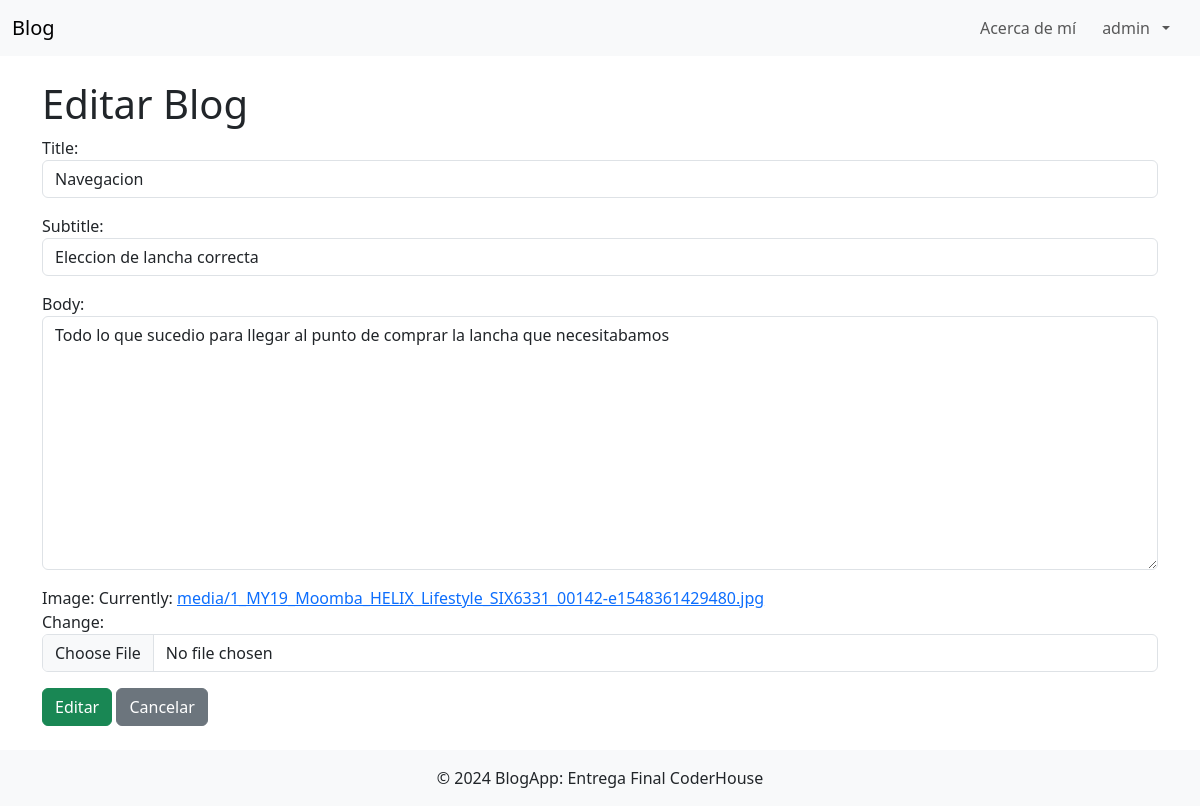
/blog/2/edit/ (signed in), run on the app's committed database.
### blogapp/models.py (models this page shows, shortened)
class Blog(models.Model):
    title = models.CharField(max_length=100)
    subtitle = models.CharField(max_length=200)
    body = models.TextField()
    image = models.ImageField(upload_to='blog_images/')
    created_at = models.DateTimeField(auto_now_add=True)
    updated_at = models.DateTimeField(auto_now=True)

### blogapp/views.py (the view)
# urls.py: path('blog/<int:blog_id>/edit/', views.blog_update,
@login_required
def blog_update(request, blog_id):
    blog = get_object_or_404(Blog, id=blog_id)
    if request.method == 'POST':
        form = BlogForm(request.POST, request.FILES, instance=blog)
        if form.is_valid():
            form.save()
            messages.success(request, "¡Blog actualizado exitosamente!")
            return redirect('blog_detail', blog_id=blog.id)
    else:
        form = BlogForm(instance=blog)
    return render(request, 'blogapp/blog_form.html', {'form': form, 'action': 'Editar'})

### blogapp/forms.py (shortened to what this page needs)
class BlogForm(forms.ModelForm):
    class Meta:
        model = Blog
        fields = ['title', 'subtitle', 'body', 'image']
        widgets = {
            'title': forms.TextInput(attrs={'class': 'form-control'}),
            'subtitle': forms.TextInput(attrs={'class': 'form-control'}),
            'body': forms.Textarea(attrs={'class': 'form-control'}),
            'image': forms.ClearableFileInput(attrs={'class': 'form-control'}),
        }

### blogapp/templates/blogapp/blog_form.html (shortened to what this page needs)
{% extends 'blogapp/base.html' %}
{% block content %}
<h1>{{ action }} Blog</h1>
<form method="post" enctype="multipart/form-data">
    {{ form.as_p }}
    <button type="submit" class="btn btn-success">{{ action }}</button>
    <a href="{% url 'home' %}" class="btn btn-secondary">Cancelar</a>
</form>
{% endblock %}

### blogapp/templates/blogapp/base.html (shortened to what this page needs)
<!DOCTYPE html>
<html lang="en">
<head>
    <link href="https://cdn.jsdelivr.net/npm/bootstrap@5.3.0/dist/css/bootstrap.min.css" rel="stylesheet">
    {% load static %}
    <link rel="stylesheet" href="{% static 'css/style.css' %}">
</head>
<body>
    <nav class="navbar navbar-expand-lg navbar-light bg-light">
        <div class="container-fluid">
            <a class="navbar-brand" href="{% url 'home' %}">Blog</a>
            <div class="collapse navbar-collapse" id="navbarNav">
                <ul class="navbar-nav ms-auto">
                    <li class="nav-item">
                        <a class="nav-link" href="{% url 'about' %}">Acerca de mí</a>
                    </li>
                    {% if user.is_authenticated %}
                    <li class="nav-item dropdown">
                        <a class="nav-link dropdown-toggle d-flex align-items-center" href="#" id="navbarDropdown"
                            role="button" data-bs-toggle="dropdown" aria-expanded="false">
                            {% if user.profile.image %}
                            <img src="{{ user.profile.image.url }}" alt="Foto de perfil" class="rounded-circle me-2"
                                style="width: 35px; height: 35px; object-fit: cover;">
                            {% else %}
                            <span class="me-2">{{ user.username }}</span>
                            {% endif %}
                        </a>
                    </li>
                    {% endif %}
                </ul>
            </div>
        </div>
    </nav>
    <div class="container mt-4">
        {% block content %}{% endblock %}
    </div>
    <footer class="bg-light text-center text-lg-start mt-4">
        <div class="text-center p-3">
            © 2024 BlogApp: Entrega Final CoderHouse
        </div>
    </footer>
</body>
</html>

### static/css/style.css (style rules this page uses)
.navbar .nav-link { margin-right: 10px; }

### data on the page
Blog: title "Navegacion", subtitle "Eleccion de lancha correcta", body "Todo lo que sucedio para llegar al punto de comprar la lancha que necesitabamos"

### other printed values
{{ user.username }} "admin"
{{ action }} "Editar"
